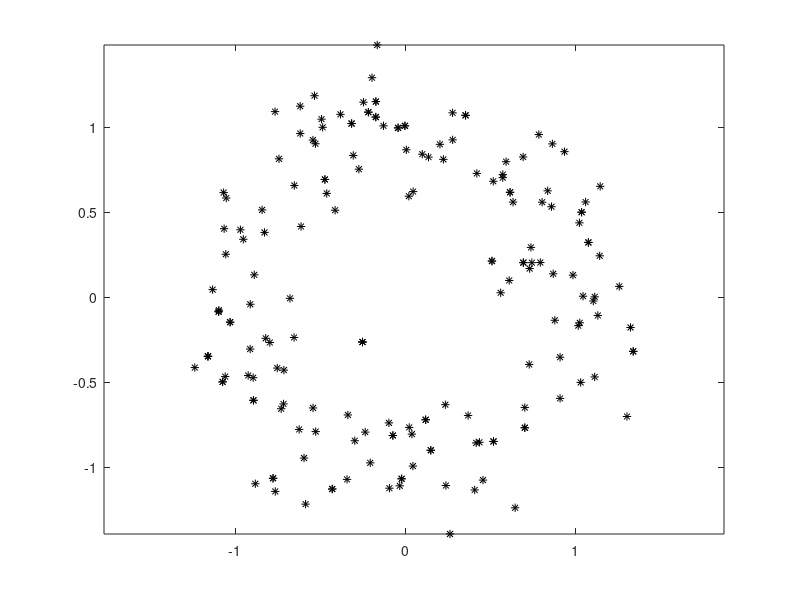

The MATLAB source for this figure: (Note: this script raises an error after producing the figure.)
clear all ; clc ; clf % close all

theta = 0:0.01:2*pi ;
xc = 0 ; yc = 0 ; r = 1 ;

xd = xc + r*cos(theta) ;
yd = yc + r*sin(theta) ;

NoiseFactor = 0.2 ;

xd = xd + NoiseFactor * randn(size(xd)) ;
yd = yd + NoiseFactor * randn(size(yd)) ;

% index = randi(size(xd,2),[1,randi(length(theta),[1,1])]) ;
index = randi(size(xd,2),[1,180]) ;
% index = [100:10:250] ;

plot(xd(index),yd(index),'*k') ; hold on ;
axis equal
%%
ResultK = CircleFitByKasa([xd',yd']) ;
XDK = ResultK(1) + ResultK(3)*cos(theta) ;
YDK = ResultK(2) + ResultK(3)*sin(theta) ;
plot(ResultK(1),ResultK(2),'or')
plot(XDK,YDK,'r','LineWidth',2.5)


ResultP = CircleFitByPratt([xd',yd']) ;
XDP = ResultP(1) + ResultP(3)*cos(theta) ;
YDP = ResultP(2) + ResultP(3)*sin(theta) ;
plot(ResultP(1),ResultP(2),'og')
plot(XDP,YDP,'g','LineWidth',2.5)

ResultT = CircleFitByTaubin([xd',yd']) ;
XDT = ResultT(1) + ResultT(3)*cos(theta) ;
YDT = ResultT(2) + ResultT(3)*sin(theta) ;
plot(ResultT(1),ResultT(2),'ob')
plot(XDT,YDT,'b','LineWidth',2.5)

ResultL = CircleFitByLandau([xd',yd']) ;
XDL = ResultL(1) + ResultL(3)*cos(theta) ;
YDL = ResultL(2) + ResultL(3)*sin(theta) ;
plot(ResultL(1),ResultL(2),'oy')
plot(XDL,YDL,'y','LineWidth',2.5) ;




